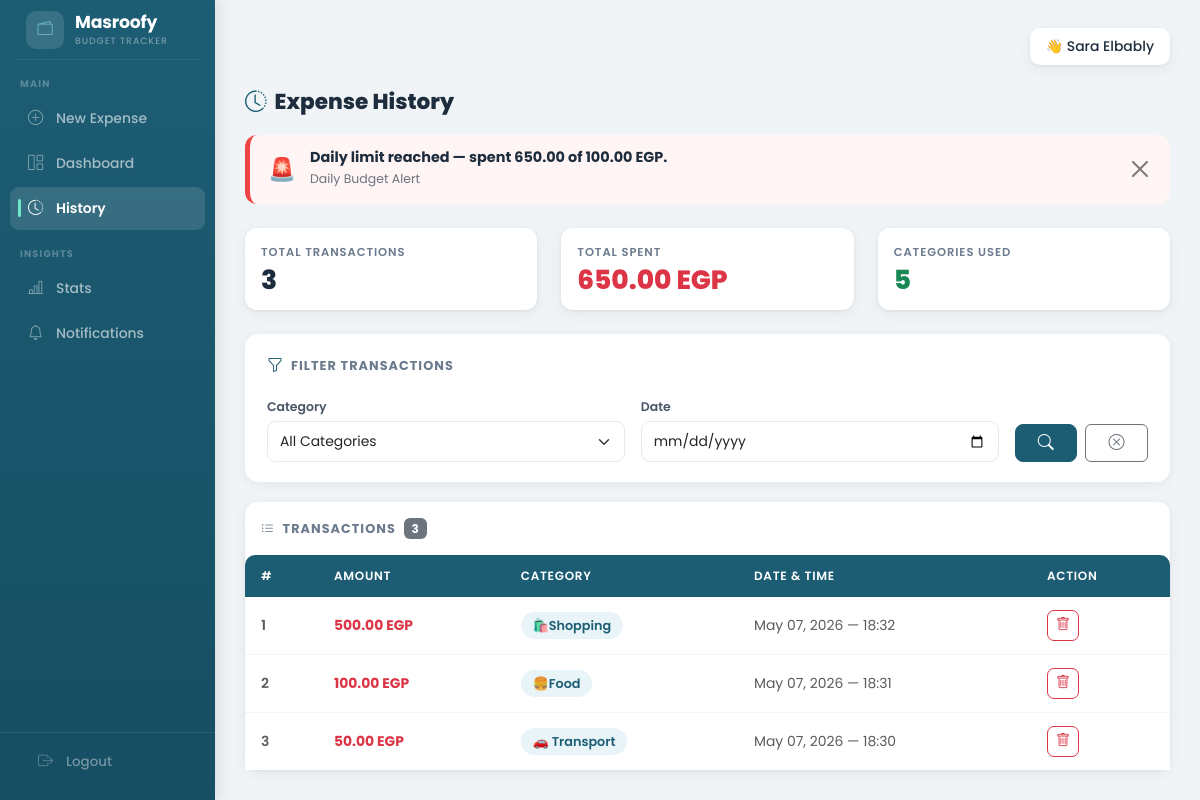
The app's page /history/ (signed in) with its own data.
### budget/models.py (models this page shows, shortened)
class Transaction(models.Model):
    user = models.ForeignKey(User, on_delete=models.CASCADE)
    objects = TransactionManager()
    amount    = models.FloatField()
    category  = models.ForeignKey(Category, on_delete=models.CASCADE)
    timestamp = models.DateTimeField()
    cycle     = models.ForeignKey(BudgetCycle, on_delete=models.CASCADE)

class Category(models.Model):
    name = models.CharField(max_length=100)
    icon_res_id = models.IntegerField(default=0)

### budget/views.py (the view, shortened to what this page needs)
# urls.py: path('history/',              views.HistoryView.as_view(),      name='history'),
class HistoryView(View):
    def get(self, request):
        cycle = BudgetCycle.objects.filter(user=request.user, is_active=True).first()
        if cycle:
            transactions = Transaction.objects.filter(
                user=request.user,
                cycle=cycle,
                timestamp__date__gte=cycle.start_date,   # ✅ من بداية الـ cycle
                timestamp__date__lte=cycle.end_date,     # ✅ حتى نهاية الـ cycle
            ).select_related("category")
        else:
            transactions = Transaction.objects.none()
        category_id   = request.GET.get("category")
        selected_date = request.GET.get("date")
        if category_id:
            transactions = transactions.filter(category_id=category_id)
        if selected_date:
            transactions = transactions.filter(timestamp__date=selected_date)
        transactions = transactions.order_by("-timestamp")
        total_spent  = transactions.aggregate(total=Sum("amount"))["total"] or 0
        categories = Category.objects.annotate(
            total_spent_cat=Sum(
                "transaction__amount",
                filter=Q(transaction__user=request.user)
            )
        )
        today        = timezone.now().date()
        daily_record = None
        if cycle:
            daily_record, _ = DailyRecord.objects.get_or_create(
                user=request.user, cycle=cycle, date=today,
                defaults={"allocated_limit": cycle.safe_daily_limit, "total_spent": 0.0},
            )
        return render(request, "history.html", {
            "transactions": transactions,
            "categories":   categories,
            "total_spent":  total_spent,
            "cycle":        cycle,
            "daily_alert":  get_daily_alert(daily_record),
            "cycle_alert":  get_cycle_alert(cycle),
        })

### budget/views.py (called while the page is built)
def get_cycle_alert(cycle):
    if not cycle:
        return None
    total = float(cycle.total_allowance)
    spent = float(Transaction.objects.filter(cycle=cycle).aggregate(total=Sum("amount"))["total"] or 0)
    remaining  = total - spent
    percentage = (spent / total * 100) if total > 0 else 0
    if percentage >= 100:
        return {"msg": f"Budget exhausted — spent {spent:.2f} of {total:.2f} EGP.", "type": "danger", "percentage": 100}
    elif percentage >= 80:
        return {"msg": f"Heads up — {percentage:.0f}% used. {remaining:.2f} EGP left.", "type": "warning", "percentage": round(percentage)}
    elif percentage >= 60:
        return {"msg": f"You've used {percentage:.0f}% of your budget. {remaining:.2f} EGP left.", "type": "info", "percentage": round(percentage)}
    return None

### budget/templates/history.html (shortened to what this page needs)
{% extends 'base.html' %}
{% block content %}
<h4 class="page-title"><i class="bi bi-clock-history me-2" style="color:#1D5D74;"></i>Expense History</h4>
{% if daily_alert %}
<div class="alert-banner mb-4"
     style="background:{% if daily_alert.type == 'danger' %}#fff5f5{% elif daily_alert.type == 'warning' %}#fffbeb{% else %}#eff6ff{% endif %};
            border-left: 5px solid {% if daily_alert.type == 'danger' %}#ef4444{% elif daily_alert.type == 'warning' %}#f59e0b{% else %}#3b82f6{% endif %};">
    <span style="font-size:1.4rem;">{% if daily_alert.type == 'danger' %}🚨{% elif daily_alert.type == 'warning' %}⚠️{% else %}ℹ️{% endif %}</span>
    <div>
        <h6>{{ daily_alert.msg }}</h6>
        <small>Daily Budget Alert</small>
    </div>
    <button type="button" class="btn-close ms-auto" data-bs-dismiss="alert"></button>
</div>
{% endif %}
<div class="row mb-4">
    <div class="col-md-4">
        <div class="card stat-card p-3">
            <div class="s-label">Total Transactions</div>
            <div class="s-val">{{ transactions|length }}</div>
        </div>
    </div>
    <div class="col-md-4">
        <div class="card stat-card coral p-3">
            <div class="s-label">Total Spent</div>
            <div class="s-val text-danger">{{ total_spent|floatformat:2 }} EGP</div>
        </div>
    </div>
    <div class="col-md-4">
        <div class="card stat-card green p-3">
            <div class="s-label">Categories Used</div>
            <div class="s-val text-success">{{ categories|length }}</div>
        </div>
    </div>
</div>
<div class="filter-card">
    <div class="d-flex align-items-center mb-3 gap-2">
        <i class="bi bi-funnel" style="color:#1D5D74;"></i>
        <span style="font-size:.8rem;font-weight:700;text-transform:uppercase;letter-spacing:.08em;color:#6b7a8d;">Filter Transactions</span>
    </div>
    <form method="GET">
        <div class="row g-3">
            <div class="col-md-5">
                <label>Category</label>
                <select name="category" class="form-select">
                    <option value="">All Categories</option>
                </select>
            </div>
            <div class="col-md-5">
                <label>Date</label>
                <input type="date" name="date" class="form-control" value="{{ request.GET.date }}">
            </div>
            <div class="col-md-2 d-flex align-items-end">
                <div class="d-flex gap-2 w-100">
                    <button type="submit" class="btn btn-primary w-100"><i class="bi bi-search"></i></button>
                    <a href="/history/" class="btn btn-outline-secondary w-100"><i class="bi bi-x-circle"></i></a>
                </div>
            </div>
        </div>
    </form>
</div>
<div class="card">
    <div class="card-body p-0">
        <div class="d-flex align-items-center p-3 pb-0">
            <span style="font-size:.8rem;font-weight:700;text-transform:uppercase;letter-spacing:.08em;color:#6b7a8d;">
                <i class="bi bi-list-ul me-1"></i> Transactions
            </span>
            <span class="badge bg-secondary ms-2">{{ transactions|length }}</span>
        </div>
        <div class="table-responsive mt-3">
            <table class="table table-hover mb-0">
                <thead>
                    <tr>
                        <th>#</th>
                        <th>Amount</th>
                        <th>Category</th>
                        <th>Date &amp; Time</th>
                        <th>Action</th>
                    </tr>
                </thead>
                <tbody>
                    {% for t in transactions %}
                    <tr>
                        <td class="text-muted fw-semibold">{{ forloop.counter }}</td>
                        <td class="fw-bold text-danger">{{ t.amount|floatformat:2 }} EGP</td>
                        <td><span class="badge-category">{{ t.category.name }}</span></td>
                        <td class="text-muted">{{ t.timestamp|date:"M d, Y — H:i" }}</td>
                        <td>
                            <form method="POST" action="/history/" onsubmit="return confirm('Are you sure you want to delete this transaction?')">
                                <button type="submit" class="btn btn-sm btn-outline-danger" style="border-radius:7px;">
                                    <i class="bi bi-trash"></i>
                                </button>
                            </form>
                        </td>
                    </tr>
                    {% endfor %}
                </tbody>
            </table>
        </div>
    </div>
</div>
{% endblock %}

### templates/base.html (shortened to what this page needs)
<!DOCTYPE html>
<html lang="en">
<head>
    <link href="https://cdn.jsdelivr.net/npm/bootstrap@5.3.0/dist/css/bootstrap.min.css" rel="stylesheet">
    <link href="https://cdn.jsdelivr.net/npm/bootstrap-icons@1.10.5/font/bootstrap-icons.css" rel="stylesheet">
</head>
<body class="{% if not user.is_authenticated %}auth-page{% endif %}">
<div class="container-fluid p-0">
    <div class="row g-0">
        {% if user.is_authenticated %}
        <aside class="sidebar p-0" id="appSidebar">
            <a href="/record/" class="sb-brand">
                <div class="sb-brand-icon">
                    <i class="bi bi-wallet2" style="color:#7ecde4;"></i>
                </div>
                <div>
                    <div class="sb-brand-name">Masroofy</div>
                    <span class="sb-brand-sub">Budget Tracker</span>
                </div>
            </a>
            <div class="sb-section">Main</div>
            <a href="/record/"
               class="{% if request.path == '/record/' %}active-link{% endif %}">
                <i class="bi bi-plus-circle"></i>
                <span>New Expense</span>
            </a>
            <a href="/dashboard/"
               class="{% if request.path == '/dashboard/' %}active-link{% endif %}">
                <i class="bi bi-grid-1x2"></i>
                <span>Dashboard</span>
            </a>
            <a href="/history/"
               class="{% if request.path == '/history/' %}active-link{% endif %}">
                <i class="bi bi-clock-history"></i>
                <span>History</span>
            </a>
            <div class="sb-section">Insights</div>
            <a href="/stats/"
               class="{% if request.path == '/stats/' %}active-link{% endif %}">
                <i class="bi bi-bar-chart-line"></i>
                <span>Stats</span>
            </a>
            <a href="/notifications/check/"
               class="{% if request.path == '/notifications/check/' %}active-link{% endif %}">
                <i class="bi bi-bell"></i>
                <span>Notifications</span>
            </a>
            <div class="sb-bottom">
                <a href="{% url 'logout' %}">
                    <i class="bi bi-box-arrow-right"></i>
                    <span>Logout</span>
                </a>
            </div>
        </aside>
        {% endif %}
<div class="{% if user.is_authenticated %}col main-content{% else %}col-12{% endif %}">
            {% if user.is_authenticated %}
            <div class="topbar d-none d-lg-flex">
                <div class="user-box">
                    <span>👋 {{ user.username }}</span>
                </div>
            </div>
            {% endif %}
            {% block content %}{% endblock %}
        </div>
    </div>
</div>
</body>
</html>

### budget/templates/history.html (style rules this page uses)
.stat-card { border-left: 4px solid #1D5D74; border-radius: 12px; }
.stat-card.coral { border-left-color: #D66D55; }
.stat-card.green { border-left-color: #28a745; }
.stat-card .s-label { font-size:.72rem; text-transform:uppercase; letter-spacing:.08em; color:#6b7a8d; font-weight:600; margin-bottom:6px; }
.stat-card .s-val { font-size:1.65rem; font-weight:800; color:#1e2d3d; line-height:1; }
.table thead th { background: #1D5D74; color: white; font-size: .75rem; font-weight: 600; text-transform: uppercase; letter-spacing: .06em; border: none; padding: 12px 16px; }
.table thead th:first-child { border-radius: 10px 0 0 0; }
.table thead th:last-child { border-radius: 0 10px 0 0; }
.table tbody td { padding: 13px 16px; vertical-align: middle; border-bottom: 1px solid #f3f4f6; font-size: .87rem; }
.table tbody tr:last-child td { border-bottom: none; }
.badge-category { background: #e8f4f8; color: #1D5D74; padding: 5px 12px; border-radius: 20px; font-size: .8rem; font-weight: 600; }
.filter-card { background: #fff; border-radius: 14px; padding: 20px 22px; box-shadow: 0 2px 12px rgba(0,0,0,0.06); margin-bottom: 20px; }
.filter-card label { font-size: .78rem; font-weight: 600; color: #4a5568; margin-bottom: 5px; }
.form-control, .form-select { border-radius: 9px; border: 1.5px solid #e4eaee; font-size:.87rem; padding: 9px 12px; }
.page-title { font-weight: 800; font-size: 1.35rem; color: #1e2d3d; margin-bottom: 20px; }
.alert-banner { border: none; border-radius: 12px; padding: 14px 18px; margin-bottom: 14px; display: flex; align-items: center; gap: 14px; }
.alert-banner h6 { margin: 0; font-weight: 700; font-size: .9rem; }
.alert-banner small { opacity: .65; font-size: .78rem; }

### records on screen
Transaction: amount "500.00", category.name "🛍️Shopping", timestamp "May 07, 2026 — 18:32"
Transaction: amount "100.00", category.name "🍔Food", timestamp "May 07, 2026 — 18:31"
Transaction: amount "50.00", category.name "🚗 Transport", timestamp "May 07, 2026 — 18:30"

### other values on screen
{{ user.username }} "Sara Elbably"
{{ daily_alert.msg }} "Daily limit reached — spent 650.00 of 100.00 EGP."
{{ transactions|length }} "3"
{{ total_spent|floatformat:2 }} "650.00"
{{ categories|length }} "5"
